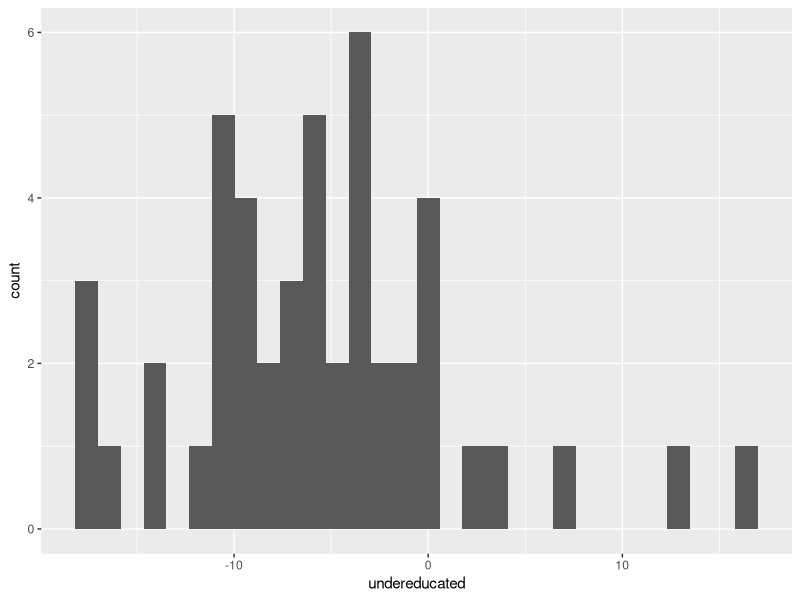
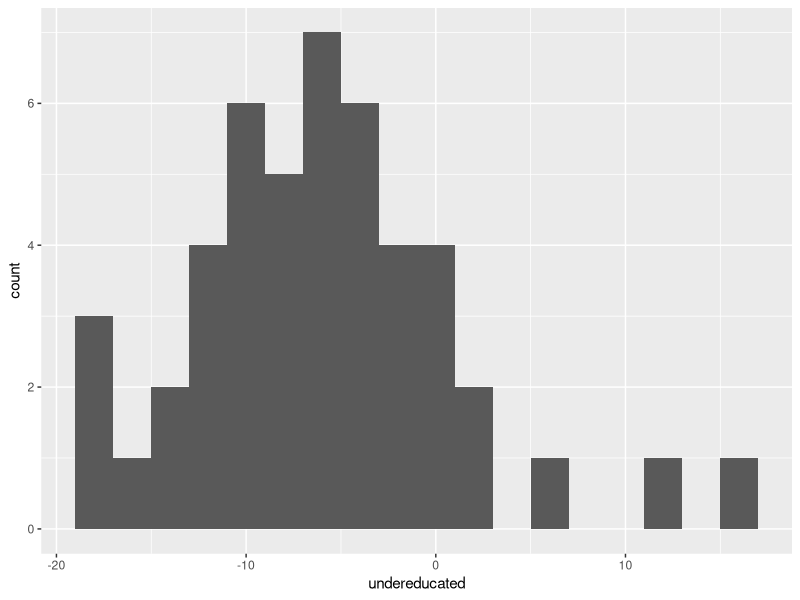
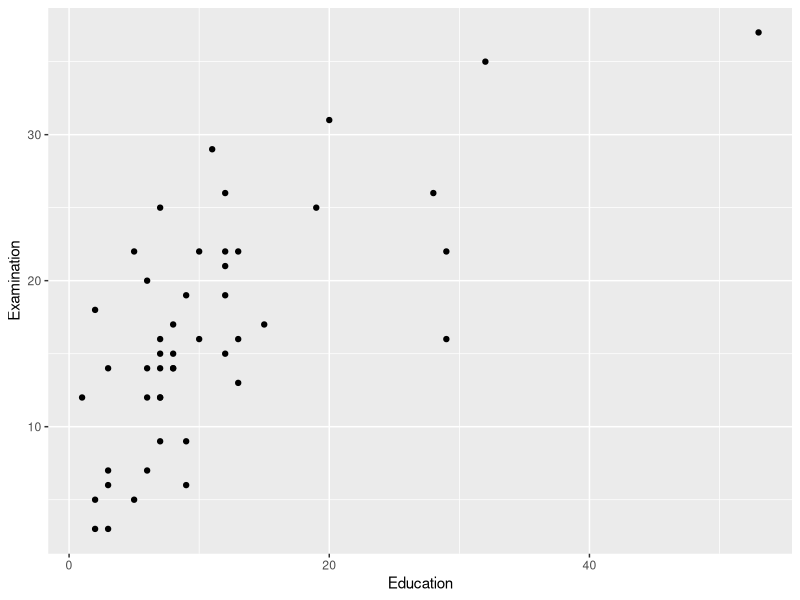
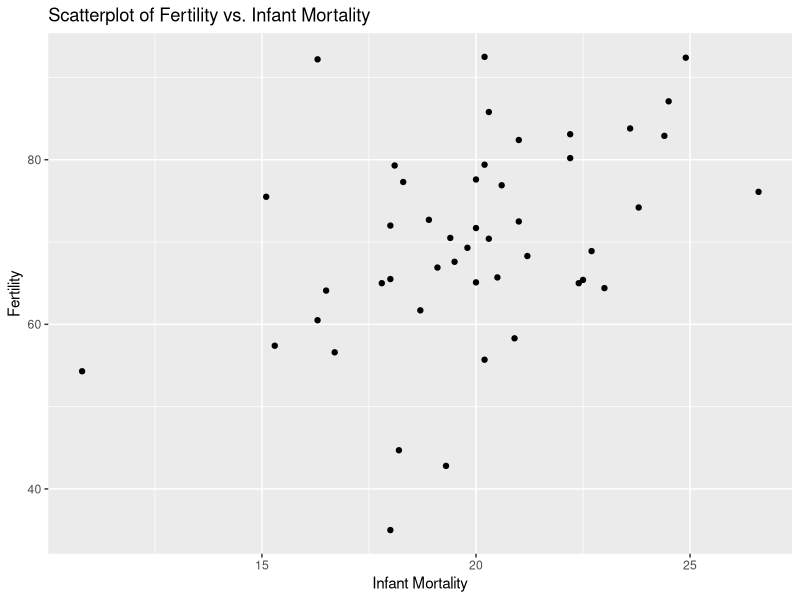
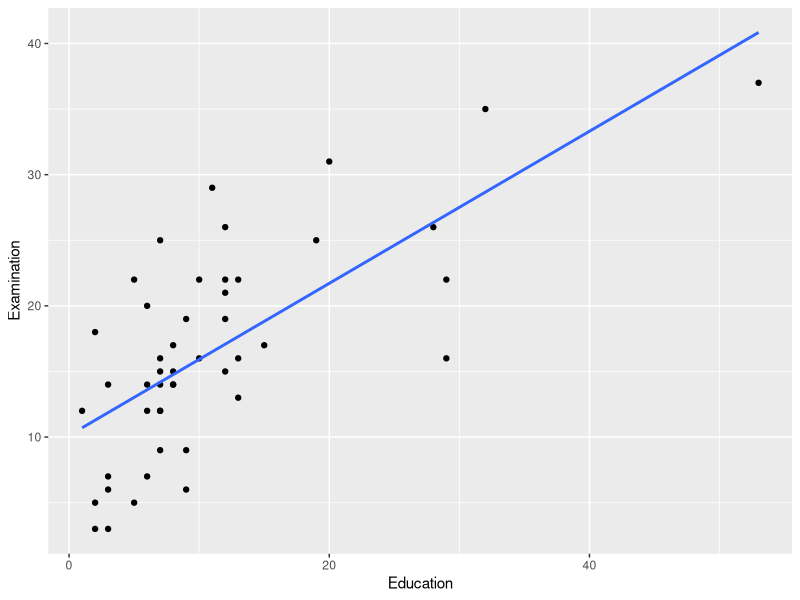
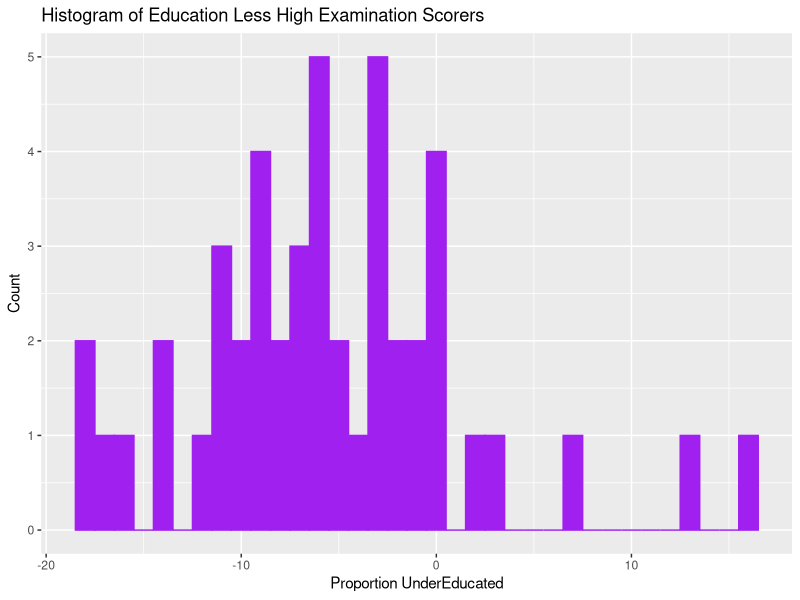
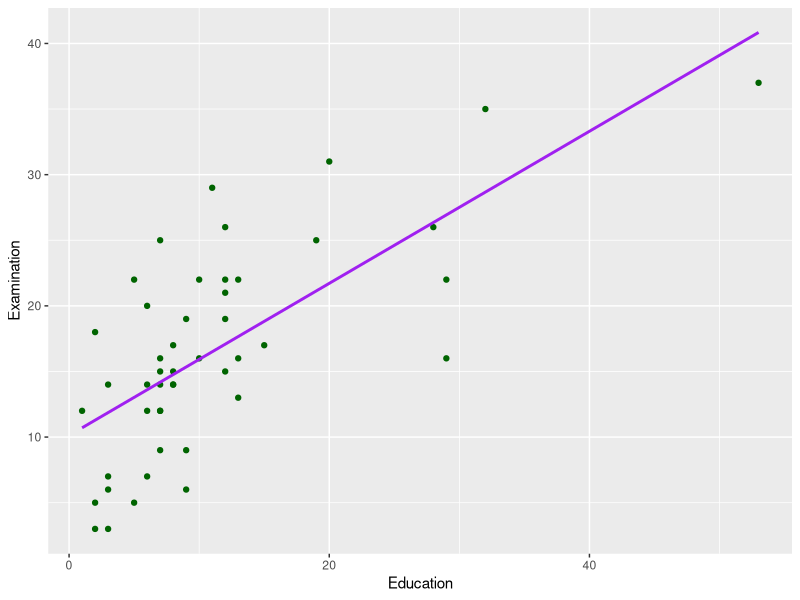
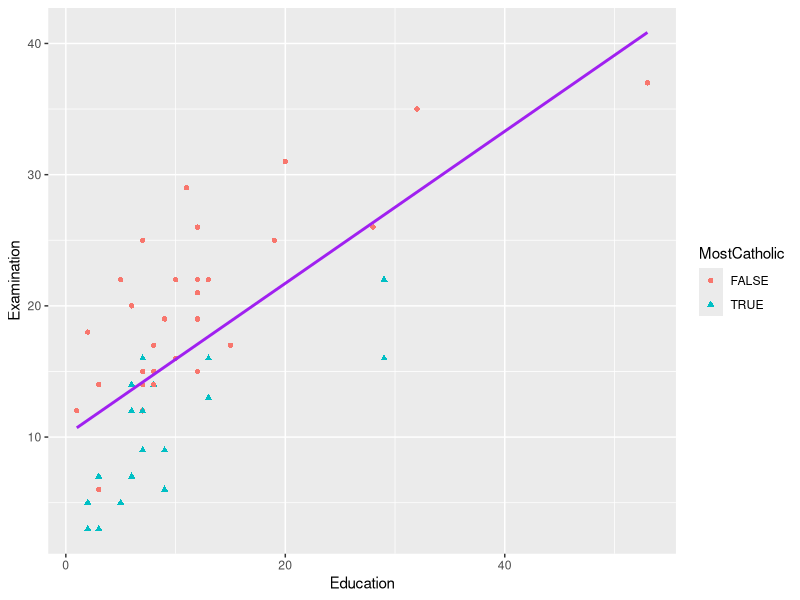

Source code (R) for these figures, in order:
## ---- chunk 1
2+3
4-1
0-2
4*3
3^3
## ---- chunk 2
a = 2 * 3
d = a + 4
print(d)
## ---- chunk 3
a = c(2, 3)
print(a)
d = a + 4
print(d)
## ---- chunk 4
d*5
## ---- chunk 5
c(2, "hello")
## ---- chunk 6
state.name[1]
state.name[46:50]
length(state.name)
## ---- chunk 7
46:50
state.name[46:50]
## ---- chunk 8
n = length(state.name)
state.name[(n-4):n]
print(n)
print((n-4):n)
## ---- chunk 9
seq(0,1, 0.1)
c(0,1,2,3,4,5,6,7,8,9,10)/10
## ---- chunk 10
v10 = seq(0,1,0.1)
length(v10)
mean(v10)
median(v10)

## ---- chunk 11
print(log(v10))
print(exp(v10))
## ---- chunk 12
state.name[16:19]
state.name[-16]
## ---- chunk 13
## Windows Code File Path
## coasters = read.delim("C:/Users/jdeeke/Downloads/coasters-2015.txt")

## Mac Code File Path
## coasters = read.delim('~/Downloads/coasters-2015.txt')
## ---- chunk 14
# View(coasters) # View won't work with R Markdown typically, 
# because the additional window isn't included in the final report.
# head(coasters)
# dim(coasters)
# ncol(coasters)
# nrow(coasters)
# names(coasters)
# colnames(coasters)
# head(coasters$Duration)
# summary(coasters$Duration)
# coasters[1,8]
# coasters[1,]
# summary(coasters[,8])
# summary(coasters)
## ---- chunk 15
mean(swiss[,4])
sd(swiss[,4])
summary(swiss[,4])
## ---- chunk 16
zscore= (swiss$Education - mean(swiss[,4]))/sd(swiss[,4])
summary(zscore)
sd(zscore)
## ---- chunk 17
even=seq(2,47,2)
evenEd=swiss$Education[even]
summary(evenEd)
sd(evenEd)
## ---- chunk 18
other = 100-swiss$Agriculture-swiss$Education
min(other)
max(other)
## ---- chunk 19
mysample = sample(1:nrow(swiss), 20)
mean(swiss$Education[mysample])
mean(swiss$Education[-mysample])
sd(swiss$Education[mysample]) < sd(swiss$Education[-mysample])
## ---- chunk 20
dim(swiss)
## ---- chunk 21
min(swiss$Catholic)
max(swiss$Catholic)
## ---- chunk 22
swiss$Education - swiss$Examination
## ---- chunk 23
cbind(swiss, swiss$Education - swiss$Examination)
## ---- chunk 24
dim(swiss)
## ---- chunk 25
swiss1 = cbind(swiss, undereducated = swiss$Education - swiss$Examination)
## ---- chunk 26
swiss1$InfToFert = swiss1$Infant.Mortality/swiss1$Fertility
## ---- chunk 27
head(swiss1)
## ---- chunk 28
library(ggplot2)
## ---- chunk 29
ggplot(swiss1, aes(x = undereducated)) + 
  geom_histogram()
## ---- chunk 30
ggplot(swiss1, aes(x = undereducated)) + 
  geom_histogram(binwidth = 2)
## ---- chunk 31
ggplot(swiss1, aes(x = Education, y = Examination)) + 
  geom_point()
## ---- chunk 32
# Use this code chunk to compute your solution.
## ---- chunk 33
# Use this code chunk to compute your solution.
## ---- chunk 34
swiss1$MostCatholic = swiss1$Catholic > 50
## ---- chunk 35
ggplot(swiss1, mapping = aes(y = Fertility, x = Infant.Mortality)) + 
  geom_point() + 
  labs(title = 'Scatterplot of Fertility vs. Infant Mortality', x = 'Infant Mortality', y = 'Fertility')
## ---- chunk 36
ggplot(swiss1, aes(x = Education, y = Examination)) + 
  geom_point() + 
  geom_smooth(method = 'lm', se = F, formula = y~x)
## ---- chunk 37
ggplot(swiss1, aes(x = undereducated)) + 
  geom_histogram(color = "purple", fill = "purple", binwidth = 1) + 
  labs(x = "Proportion UnderEducated", y = "Count", title = "Histogram of Education Less High Examination Scorers")
ggplot(swiss1, aes(x = Education, y = Examination)) + 
  geom_point(color = 'dark green') + 
  geom_smooth(method = 'lm', se = F, color = 'purple', formula = 'y ~ x')
## ---- chunk 38
ggplot(swiss1, aes(x = Education, y = Examination)) + 
  geom_point(aes(color = MostCatholic, shape = MostCatholic)) + 
  geom_smooth(method = 'lm', se = F, color = 'purple', formula = y ~ x)
ggplot(swiss1, aes(x = Education, y = Examination, color = MostCatholic, shape = MostCatholic)) +
  geom_point() + 
  geom_smooth(method = 'lm', se = F, color = 'purple', formula = y ~ x)
ggplot(swiss1, aes(x = Education, y = Examination, color = MostCatholic, shape = MostCatholic)) +
  geom_point() + 
  geom_smooth(method = 'lm', se = F, formula = y~x)
## ---- chunk 39
ggplot(swiss1, aes(x = undereducated, color = MostCatholic)) + 
  geom_histogram(binwidth = 1) + 
  labs(x = "Proportion UnderEducated", y = "Count", 
       title = "Histogram of Education Less High Examination Scorers")
ggplot(swiss1, aes(x = undereducated, color = MostCatholic, fill = MostCatholic)) + 
  geom_histogram(binwidth = 1) + 
  labs(x = "Proportion UnderEducated", y = "Count", 
       title = "Histogram of Education Less High Examination Scorers")
## ---- chunk 40
# Use this code chunk to compute your solution. 
## ---- chunk 41
swiss1$undereducated > 0
## ---- chunk 42
swiss1$Education > swiss1$Examination
## ---- chunk 43
swiss1$Education == swiss1$Examination
## ---- chunk 44
sum(swiss1$undereducated > 0)
sum(swiss1$undereducated == 0)
sum(swiss1$undereducated < 0)
mean(swiss1$undereducated > 0)
## ---- chunk 45
which(swiss1$undereducated > 0)
## ---- chunk 46
swiss1[2, 4]
## ---- chunk 47
swiss1[2:4, 3:5]
## ---- chunk 48
swiss1[2,]
swiss1[,4]
## ---- chunk 49
swiss1[which(swiss1$undereducated > 0),]
## ---- chunk 50
swiss1[swiss1$undereducated > 0,]
## ---- chunk 51
swiss2 = subset(swiss1, swiss1$undereducated >= 0, select = c('Catholic', 'Fertility', 'InfToFert'))
dim(swiss2)
swiss2
## ---- chunk 52
# Use this code chunk to compute your solution. 
## ---- chunk 53
# Use this code chunk to compute your solution. 
## ---- chunk 54
# Use this code chunk to compute your solution. 
## ---- chunk 55
# Use this code chunk to compute your solution. 
